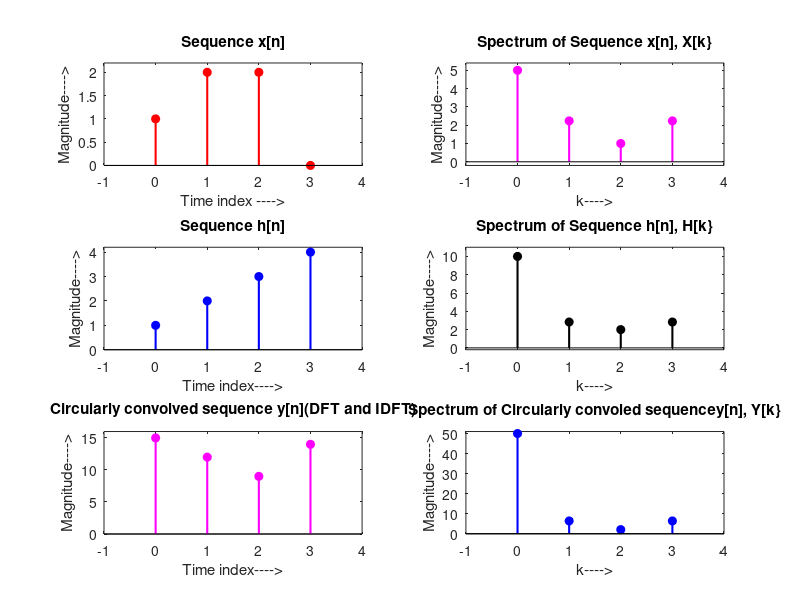

Write MATLAB code to recreate this figure.

% V8_3
%Program to find Circular Convolution of two sequences
% using DFT and IDFT method

%%% Developed by Dr. M. Venu Gopala Rao, 
%%% Email: mvgr03@kluniversity.in,  mvgr03@gmail.com,

% -----------------------------------------------------------------------


clear all; close all; clc;

% x = input('Enter first sequence');
% h = input('Enter second sequence');

x = [1 2 2]; h = [1 2 3 4];

if (length(h)<length(x));
    c=length(x)-length(h);
    h=[h,zeros(1,c)]
elseif (length(x)<length(h));
    c=length(h)-length(x);
    x=[x,zeros(1,c)]
else
    disp('lengths are equal');
end

N = max(length(x),length(h));

n = 0:N-1;
X = fft(x);
H = fft(h);
Y = X.*H;

y = ifft(Y);    

k = 0 : N-1;

% -------------------------------------------------------------------
figure();
subplot(3,2,1); stem(0:length(x)-1,x,'r','fill','LineWidth',1.5);
xlabel('Time index ---->'); ylabel('Magnitude---->');
title('Sequence x[n]'); axis([-1 4 0  2.2]);

subplot(3,2,3); stem(0:length(h)-1,h,'b','fill','LineWidth',1.5);
xlabel('Time index---->'); ylabel('Magnitude---->');
title('Sequence h[n]')
axis([-1 4 0 4.2]);

subplot(3,2,5); stem(n,y,'m','fill','LineWidth',1.5);
xlabel('Time index---->'); ylabel('Magnitude---->');
title('Circularly convolved sequence y[n](DFT and IDFT)')
axis([-1 4 0 max(y)+1]);

% figure();
subplot(3,2,2); stem(0:length(X)-1,abs(X),'m','fill','LineWidth',1.5);
xlabel('k---->'); ylabel('Magnitude---->');
title('Spectrum of Sequence x[n], X[k}'); axis([-1 4 -0.2 5.4]);

subplot(3,2,4); stem(0:length(H)-1,abs(H),'k','fill','LineWidth',1.5);
xlabel('k---->'); ylabel('Magnitude---->');
title('Spectrum of Sequence h[n], H[k}')
axis([-1 4 -0.2 11]);

subplot(3,2,6); stem(k,abs(Y),'b','fill','LineWidth',1.5);
xlabel('k---->'); ylabel('Magnitude---->');
title('Spectrum of Circularly convoled sequencey[n], Y[k}')
axis([-1 4 -0.2 51]);

